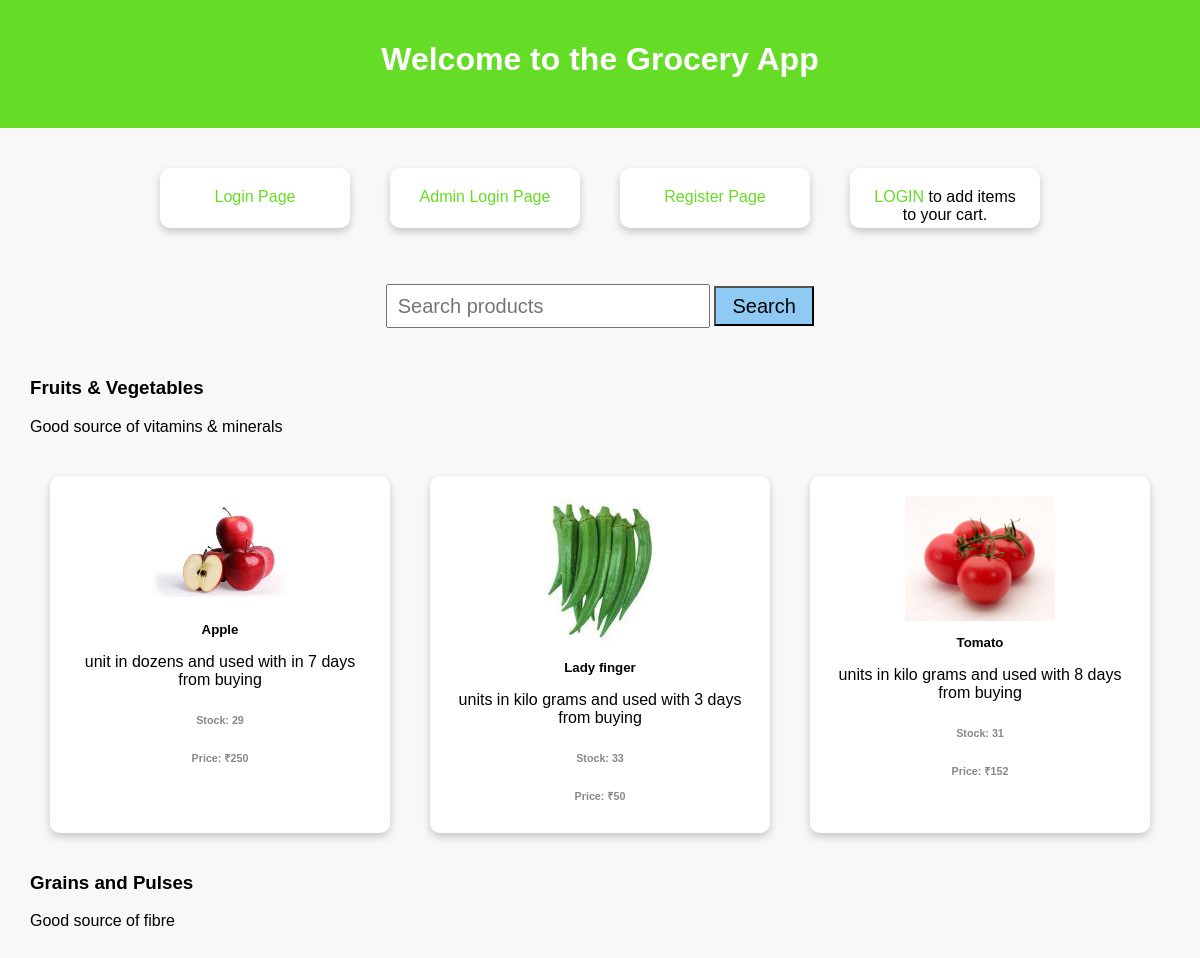
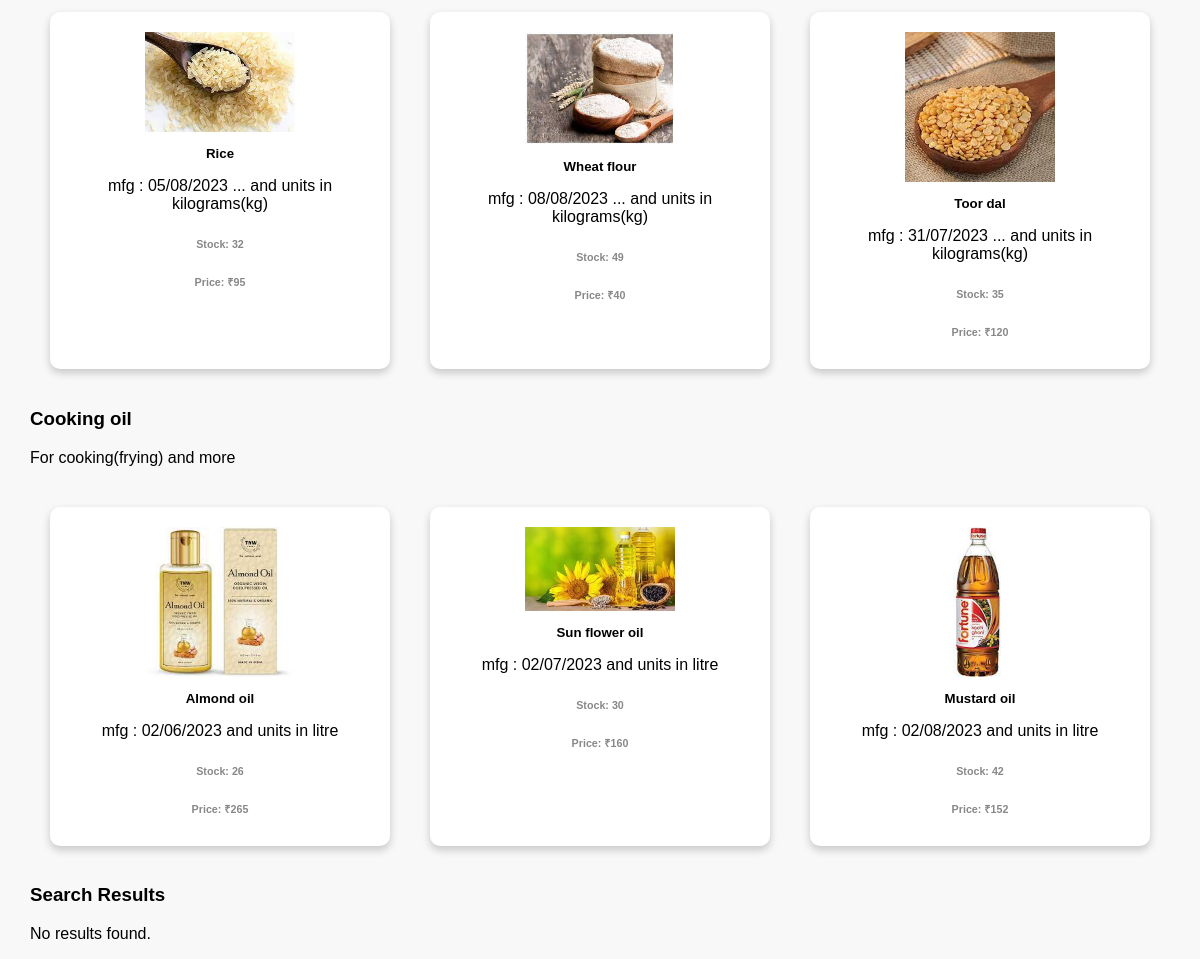
The page / on the database its author committed (2 pictures, top to bottom).
### web/model.py (models this page shows)
class Section(db.Model):
    id = db.Column(db.Integer, primary_key=True, autoincrement=True)
    description = db.Column(db.String, nullable=False)
    name = db.Column(db.String, unique=True, nullable=False)
    products = db.relationship('Product', backref='section', lazy=True)

class Product(db.Model):
    id = db.Column(db.Integer, primary_key=True, autoincrement=True)
    description = db.Column(db.String, nullable=False)
    name = db.Column(db.String, unique=True, nullable=False)
    stock = db.Column(db.Integer, nullable=False)
    section_id =  db.Column(db.Integer, db.ForeignKey('section.id'), nullable=True)
    price = db.Column(db.Integer, default=0)

### web/control.py (the view, shortened to what this page needs)
@app.route('/', methods=['GET', 'POST'])
def home():
    if 'cart' not in session:
           session['cart'] = json.dumps(dict())
    if request.method == "GET":
        user = current_user if current_user.is_authenticated else None
        section = Section.query.all()
        sections_with_products = Section.query.options(db.joinedload(Section.products)).all()
        return render_template("home.html", user=user, signed=bool(user), sections = section , sections_with_products=sections_with_products)

### templates/home.html (shortened to what this page needs)
<!DOCTYPE html>
<html>
<head>
</head>
<body>
    <div class="title-bar">
        <h1>Welcome to the Grocery App</h1>
    </div>
    <div class="cards-container">
        <div class="card custom-card">
            <a href="{{ url_for('login') }}">Login Page</a>
        </div>
        <div class="card custom-card">
            <a href="{{ url_for('adminlogin') }}">Admin Login Page</a>
        </div>
        <div class="card custom-card">
            <a href="{{ url_for('register') }}">Register Page</a>
        </div>
        <div>
            {% if signed %}
            <div class="card custom-card">
                <a href="/cart">View Cart</a>
            </div><br><br>
            <span class="card d-flex justify-content-center align-items-center">
                <a href="/api/purchase_history">purchase History</a>
            </span>
            <span class="card d-flex justify-content-center align-items-center">
                <a href="/logout">Logout</a>
            </span>
            <div>
                {% else %}
                <div class="card custom-card">
                    <a href="{{ url_for('login') }}">LOGIN</a> to add items to your cart.
                </div>
                {% endif %}
            </div>
        </div>
    <br><br>
    <div class="search-container">
        <form method="GET" action="{{ url_for('search') }}">
            <input type="text" placeholder="Search products" class="search" name="query">
            <button type="submit" class="searchbar">Search</button>
        </form>
    </div>
    <div class="container">
        {% for section in sections %}
        <h3>{{ section.name }}</h3>
        <p>{{ section.description }}</p>
        <div class="card-row">
            {% for product in section.products %}
            <div class="product-card">
                <img src="{{ url_for('static', filename='products/' ~ product.id ~ '.png') }}" alt="Product Image">
                <h5>{{ product.name }}</h5>
                <p>{{ product.description }}</p>
                <h6>Stock: {{ product.stock }}</h6>
                <h6>Price: ₹{{ product.price }}</h6>
            </div>
            {% endfor %}
        </div>
        {% endfor %}
        <div class="search-results">
            <h3>Search Results</h3>
            {% if search_results %}
            <ul>
                {% for result in search_results %}
                <li>
                    <img src="{{ url_for('static', filename='products/' ~ result['id']~ '.png') }}" alt="Product Image">
                    <h5>{{ result['name'] }}</h5>
                    <p>{{ result['description'] }}</p>
                    <h6>Stock: {{ result['stock'] }}</h6>
                    <h6>Price: ₹{{ result['price'] }}</h6>
                    {% if signed %}
                    <form method="POST" action="/">
                        <div class="input-group mb-3">
                            <span class="input-group-text">₹</span>
                            <span class="input-group-text">{{ result['price'] }}</span>
                            <input type="number" class="form-control" placeholder="Number of Items" name="count">
                            <input type="hidden" name="product" value="{{ result['id'] }}">
                            <button type="submit">Add to Cart</button>
                        </div>
                    </form>
                    {% endif %}
                </li>
                <br>
                {% endfor %}
            </ul>
            {% else %}
            <p>No results found.</p>
            {% endif %}
        </div>
    </div>
</body>
</html>

### templates/home.html (style rules this page uses)
body { font-family: Arial, sans-serif; background-color: #f8f8f8; display: flex; flex-direction: column; align-items: center; height: 100vh; margin: 0; }
.title-bar { background-color: #65dc25; color: #ffffff; padding: 20px; text-align: center; width: 100%; }
.cards-container { display: flex; justify-content: center; flex-wrap: wrap; margin-top: 20px; }
.card { background-color: #ffffff; box-shadow: 0 4px 8px 0 rgba(0, 0, 0, 0.2); padding: 20px; text-align: center; text-decoration: none; color: #000000; margin: 20px; width: 250px; border-radius: 10px; transition: transform 0.2s; }
h1 { margin-bottom: 30px; }
a { text-decoration: none; color: #65dc25; }
.container { margin-top: 30px; }
.card-row { display: flex; justify-content: space-between; flex-wrap: wrap; margin-top: 20px; }
.product-card { background-color: #ffffff; box-shadow: 0 4px 8px 0 rgba(0, 0, 0, 0.2); padding: 20px; text-align: center; color: #000000; margin: 20px; width: 300px; border-radius: 10px; transition: transform 0.2s; }
.product-card img { max-width: 150px; height: auto; }
.product-card h5 { margin-top: 10px; margin-bottom: 5px; }
.product-card p { margin-bottom: 10px; }
.product-card h6 { margin-bottom: 10px; color: #888888; }
.custom-card { width: 150px; height: 20px; }
.search { font-size: 20px; width: 300px; height: 20px; padding: 10px; }
.searchbar { font-size: 20px; width: 100px; height: 40px; background-color: rgb(143, 202, 244); }

### rows shown on the page
Section: name "Fruits & Vegetables", description "Good source of vitamins & minerals"
Product: shows a picture, name "Apple", description "unit in dozens and used with in 7 days from buying", stock "29", price "250"
Product: shows a picture, name "Lady finger", description "units in kilo grams and used with 3 days from buying", stock "33", price "50"
Product: shows a picture, name "Tomato", description "units in kilo grams and used with 8 days from buying", stock "31", price "152"
Section: name "Grains and Pulses", description "Good source of fibre"
Product: shows a picture, name "Rice", description "mfg : 05/08/2023 ... and units in kilograms(kg)", stock "32", price "95"
Product: shows a picture, name "Wheat flour", description "mfg : 08/08/2023 ... and units in kilograms(kg)", stock "49", price "40"
Product: shows a picture, name "Toor dal", description "mfg : 31/07/2023 ... and units in kilograms(kg)", stock "35", price "120"
Section: name "Cooking oil", description "For cooking(frying) and more"
Product: shows a picture, name "Almond oil", description "mfg : 02/06/2023 and units in litre", stock "26", price "265"
Product: shows a picture, name "Sun flower oil", description "mfg : 02/07/2023 and units in litre", stock "30", price "160"
Product: shows a picture, name "Mustard oil", description "mfg : 02/08/2023 and units in litre", stock "42", price "152"
